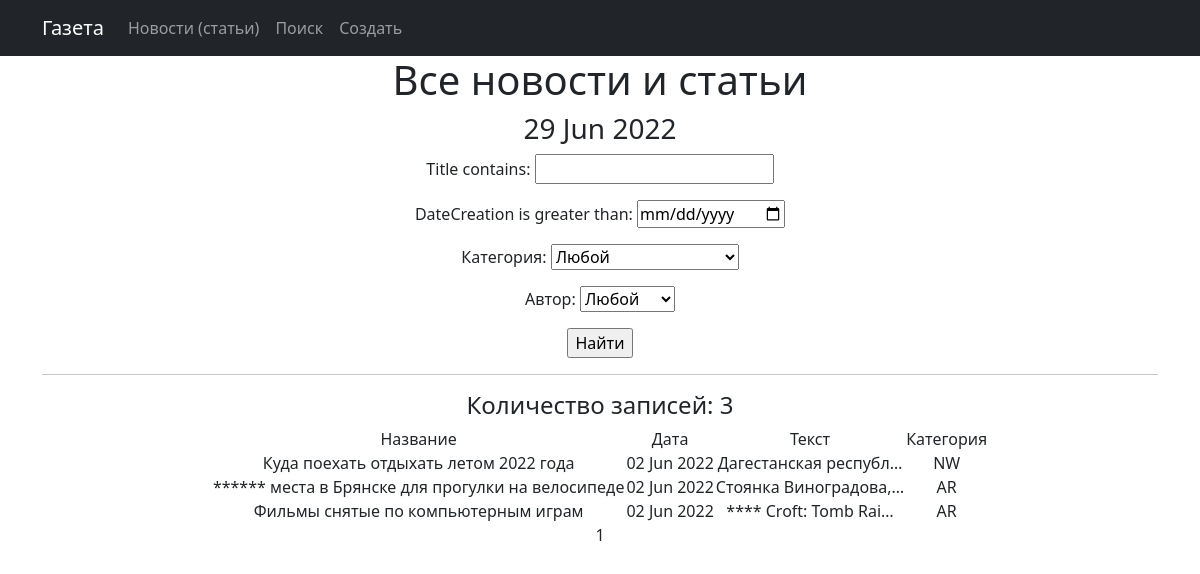
The page /news/search/ on the database as committed earlier.
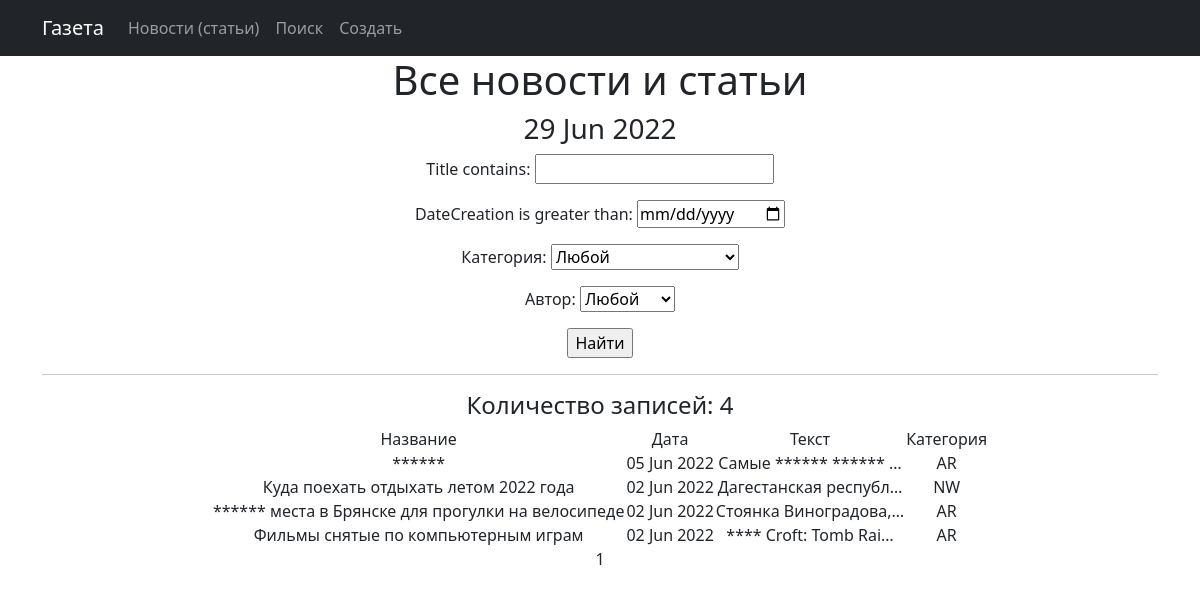
The same page on the database as committed later.
### news/models.py (models this page shows, shortened)
class Post(models.Model):
    author = models.ForeignKey(Author, on_delete=models.CASCADE)
    NEWS = 'NW'
    ARTICLE = 'AR'
    Category_Choises = (
        (NEWS, 'Новость'),
        (ARTICLE, 'Статья'),
    )
    Category_Type = models.CharField(max_length=2, choices=Category_Choises, default=ARTICLE)
    dateCreation = models.DateTimeField(auto_now_add=True)
    postCategory = models.ManyToManyField(Category, through='PostCategory')
    title = models.CharField(max_length=128)
    text = models.TextField()
    rating = models.SmallIntegerField(default=0)

### news/views.py (the view)
# urls.py: path('search/', NewsSearch.as_view(), name='news_search'),
class NewsSearch(ListView):
    model = Post
    ordering = 'title'
    template_name = 'search.html'
    context_object_name = 'news'
    ordering = '-dateCreation'
    paginate_by = 10
    def get_queryset(self):
        queryset = super().get_queryset()
        self.filterset = PostFilter(self.request.GET, queryset)
        return self.filterset.qs
    def get_context_data(self, **kwargs):
        context = super().get_context_data(**kwargs)
        context['time_now'] = datetime.utcnow()
        context['next_sale'] = None
        context['filterset'] = self.filterset
        return context

### news/models.py (called while the page is built)
    def __str__(self):
        return f'{self.authorUser.username}'

    def __str__(self):
        return self.name

### news/templatetags/custom_filters.py (called while the page is built)
@register.filter()
def censor(message: str):
    global string2
    ln = len(bad_words)
    censor = ''
    string = ''
    pattern = '*'
    for i in message:
        string += i
        string2 = string.lower()
        flag = 0
        for j in bad_words:
            if not string2 in j:
                flag += 1
            if string2 == j:
                censor += pattern * len(string)
                flag -= 1
                string = ''
        if flag == ln:
            censor += string
            string = ''
    if string2 != '' and string2 not in bad_words:
        censor += string
    elif string2 != '':
        censor += pattern * len(string)
    return censor

### news/templatetags/custom_tags.py (called while the page is built)
@register.simple_tag()
def current_time(format_string='%d %b %Y'):
    return datetime.utcnow().strftime(format_string)

### templates/search.html (shortened to what this page needs)
{% extends 'flatpages/default.html' %}
{% load custom_tags %}
{% load custom_filters %}
{% block content %}
<h1> Все новости и статьи</h1>
   <h3>{% current_time '%d %b %Y' %}</h3>
   <form action="" method="get">
       {{ filterset.form.as_p }}
       <input type="submit" value="Найти" />
   </form>
   <hr>
    {% if news %}
    <h4>Количество записей: {{ news | length }} </h4>
        <table style="margin-left: auto; margin-right: auto;">
           <tr>
           <tr>
               <td style="text-align: center;"> Название</td>
               <td style="text-align: center;">Дата</td>
               <td style="text-align: center;">Текст</td>
               <td style="text-align: center;">Категория</td>
           </tr>
            {% for new in news %}
            <tr>
                <td style="text-align: center;"> {{new.title | censor}}</td>
                <td style="text-align: center;"> {{new.dateCreation|date:'d M Y'}}</td>
                <td style="text-align: center;"> {{new.text | censor | truncatechars:21}}</td>
                <td style="text-align: center;"> {{new.Category_Type}}</td>
            </tr>
            {% endfor %}
       </table>
    {% else %}
        <h2> Новостей и статей нет! </h2>
    {% endif %}
   {{ page_obj.number }}
{% endblock content %}

### templates/flatpages/default.html (shortened to what this page needs)
{% load static %}
<html lang="en">
    <head>
        <link href="{% static 'css/styles.css' %}" rel="stylesheet" />
    </head>
    <body>
        <nav class="navbar navbar-expand-lg navbar-dark bg-dark static-top">
           <div class="container">
               <a class="navbar-brand" href="news">Газета</a>
               <div class="collapse navbar-collapse" id="navbarResponsive">
                   <ul class="navbar-nav ml-auto">
                       <li class="nav-item active">
                           <a class="nav-link" href="/news">Новости
                               <span class="sr-only">(статьи)</span>
                           </a>
                       </li>
                       <li class="nav-item">
                           <a class="nav-link" href="/news/search/">Поиск</a>
                       </li>
                       <li class="nav-item">
                           <a class="nav-link" href="/news/create/">Создать</a>
                       </li>
                   </ul>
               </div>
           </div>
        </nav>
        <div class="container">
            <div class="row">
                <div class="col-lg-12 text-center">
                    {% block content %}{% endblock content %}
                </div>
            </div>
        </div>
    </body>
</html>

Rows that differ between the two databases and show on the page:
added Post: title|censor "******", dateCreation "05 Jun 2022", text|censor "Самые ****** ****** …", Category_Type "AR"
Other text that changed with them:
{{ news | length }}: "3" → "4"
